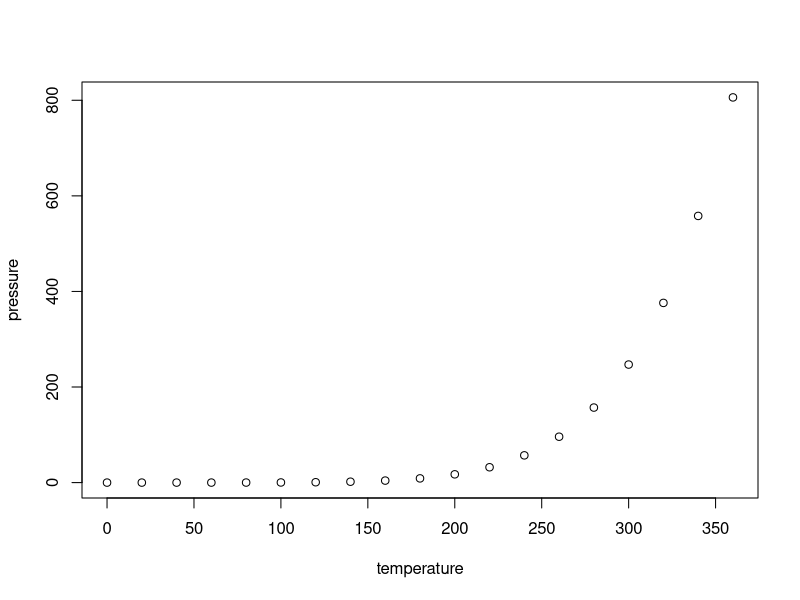
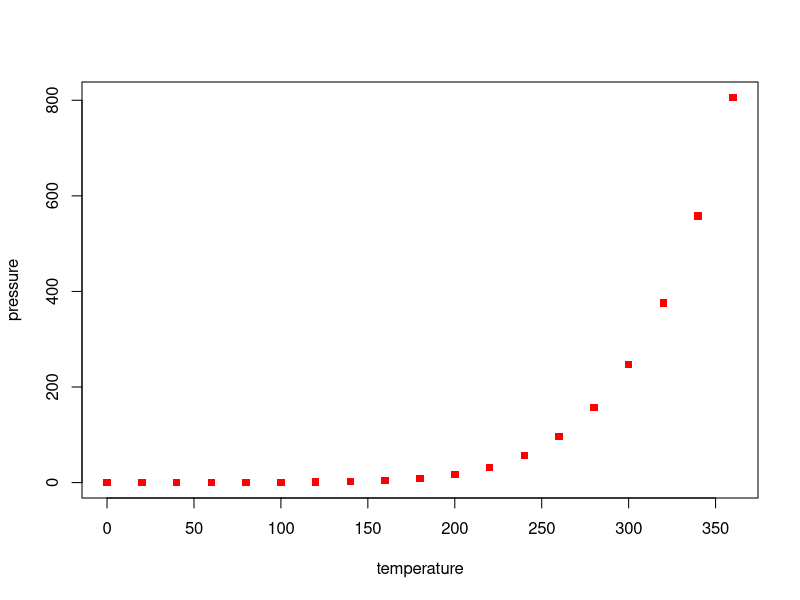

Generate these figures, in order, with R:
## ---- chunk 1
knitr::opts_chunk$set(echo = TRUE)
## ---- chunk 2
summary(cars)
## ---- chunk 3
plot(pressure)
## ---- chunk 4
plot(pressure, pch = 15, col = "red")
